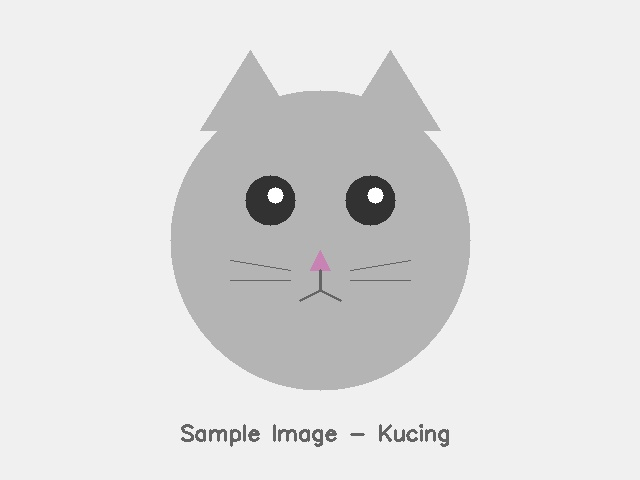
#> input picture Modul01 - Pendahuluan Komputer Vision/praktikum/image/kucing.jpg, 640 x 480 px, found by its file name; its folder holds 5 pictures in this run
$ python 10_deteksi_objek_sliding_window.py
#> lines starting #> are read from the running program, lines starting #| are printed output that depends on the picture
"""
==========================================================================
PERCOBAAN 10: DETEKSI OBJEK SLIDING WINDOW
==========================================================================
Program ini mendemonstrasikan konsep deteksi objek menggunakan teknik
sliding window. Window (jendela) bergeser di seluruh gambar dan pada
setiap posisi dilakukan klasifikasi apakah ada objek atau tidak.

Konsep yang dipelajari:
- Sliding window: jendela bergeser pixel demi pixel
- Image pyramid: multi-scale detection
- Non-Maximum Suppression (NMS) untuk menghilangkan duplikat
- Perbandingan dengan metode modern (region proposal)

Referensi: Szeliski Ch.5, Deep Learning for CV (Rosebrock)
==========================================================================
"""

import cv2
import numpy as np
import os
import matplotlib
import matplotlib.pyplot as plt

SCRIPT_DIR = os.path.dirname(os.path.abspath(__file__))
IMAGE_DIR = os.path.join(SCRIPT_DIR, "image")
OUTPUT_DIR = os.path.join(SCRIPT_DIR, "output")
os.makedirs(OUTPUT_DIR, exist_ok=True)


def load_gambar(nama_file):
    """Memuat gambar dari folder image/."""
#> call 2 of load_gambar, with nama_file = 'kucing.jpg'
#> in load_gambar, img is the input picture: shape (480, 640, 3); mean B, G, R 222.9, 222.9, 223
    path = os.path.join(IMAGE_DIR, nama_file)
    img = cv2.imread(path)
    if img is None:
        print(f"  [ERROR] {nama_file} tidak ditemukan!")
    return img


def sliding_window(img, window_size, step_size):
    """
    Generator yang menghasilkan setiap posisi sliding window.
    Yield: (x, y, window_crop)
    window_size: (width, height) ukuran jendela
    step_size: jumlah pixel geser per langkah
    """
    for y in range(0, img.shape[0] - window_size[1] + 1, step_size):
        for x in range(0, img.shape[1] - window_size[0] + 1, step_size):
            window = img[y:y + window_size[1], x:x + window_size[0]]
            yield (x, y, window)


def image_pyramid(img, scale_factor=0.7, min_size=(64, 64)):
    """
    Membuat image pyramid: versi gambar pada berbagai skala.
    Setiap level lebih kecil dari sebelumnya (downscale).
    Berguna untuk deteksi objek di berbagai ukuran.
    """
    pyramid = [img.copy()]
    current = img.copy()
    while True:
        h, w = current.shape[:2]
        new_w = int(w * scale_factor)
        new_h = int(h * scale_factor)
        if new_w < min_size[0] or new_h < min_size[1]:
            break
        current = cv2.resize(current, (new_w, new_h))
        pyramid.append(current)
    return pyramid


def klasifikasi_sederhana(window):
    """
    Klasifikasi sederhana berdasarkan statistik warna.
    Mengembalikan skor 'objek' dan 'background'.
    Di dunia nyata, ini diganti dengan CNN/SVM classifier.
    """
    hsv = cv2.cvtColor(window, cv2.COLOR_BGR2HSV)
    mean_sat = np.mean(hsv[:, :, 1])
    mean_val = np.mean(hsv[:, :, 2])
    std_val = np.std(window)
    skor = (mean_sat / 255.0) * 0.4 + (std_val / 128.0) * 0.6
    return min(1.0, skor)


def non_maximum_suppression(boxes, scores, threshold=0.3):
    """
    Non-Maximum Suppression: menghilangkan bounding box yang overlap.
    Hanya menyimpan box dengan skor tertinggi di setiap area.
    """
    if len(boxes) == 0:
        return []

    boxes = np.array(boxes, dtype=np.float32)
    scores = np.array(scores)

    x1, y1, x2, y2 = boxes[:, 0], boxes[:, 1], boxes[:, 2], boxes[:, 3]
    areas = (x2 - x1) * (y2 - y1)
    order = scores.argsort()[::-1]

    keep = []
    while len(order) > 0:
        i = order[0]
        keep.append(i)
        xx1 = np.maximum(x1[i], x1[order[1:]])
        yy1 = np.maximum(y1[i], y1[order[1:]])
        xx2 = np.minimum(x2[i], x2[order[1:]])
        yy2 = np.minimum(y2[i], y2[order[1:]])
        inter = np.maximum(0, xx2 - xx1) * np.maximum(0, yy2 - yy1)
        iou = inter / (areas[i] + areas[order[1:]] - inter)
        order = order[1:][iou < threshold]

    return keep


def visualisasi_sliding_window(img, window_size=(64, 64), step=32):
    """
    Menampilkan proses sliding window pada gambar.
    Menggambar kotak merah pada beberapa posisi window.
    """
#> called with window_size = (64, 64), step = 32
    img_vis = img.copy()
    count = 0
    boxes = []
    scores = []

    for (x, y, window) in sliding_window(img, window_size, step):
        skor = klasifikasi_sederhana(window)
        if skor > 0.5:
            boxes.append([x, y, x + window_size[0], y + window_size[1]])
            scores.append(skor)
        count += 1
#> this loop made 54 passes
#> (x, y, mean_sat in klasifikasi_sederhana, mean_val in klasifikasi_sederhana, std_val in klasifikasi_sederhana, skor) on passes 1 to 12: (0, 0, 0, 240, 0, 0), (32, 0, 0, 240, 0, 0), (64, 0, 0, 231.5, 20.79, 0.0975), (96, 0, 0, 221.9, 27.34, 0.128), (128, 0, 0, 220.9, 27.76, 0.13), (160, 0, 0, 221.7, 27.38, 0.128), (192, 0, 0, 231.3, 21, 0.0984), (224, 0, 0, 240, 0, 0), (256, 0, 0, 240, 0, 0), (0, 32, 0, 240, 0, 0), (32, 32, 0, 239.2, 6.6, 0.031), (64, 32, 0, 217.1, 30.55, 0.143)
#> after the loop, boxes = []; count = 54; scores = []

    print(f"  Total windows diperiksa: {count}")
#|   Total windows diperiksa: 54
    print(f"  Deteksi sebelum NMS: {len(boxes)}")
#|   Deteksi sebelum NMS: 0

    # Terapkan NMS
    keep = non_maximum_suppression(boxes, scores, threshold=0.3)
#> keep = []
    print(f"  Deteksi setelah NMS: {len(keep)}")
#|   Deteksi setelah NMS: 0

    # Gambar semua deteksi (merah tipis)
    for box in boxes:
        cv2.rectangle(img_vis, (box[0], box[1]), (box[2], box[3]), (0, 0, 255), 1)
#> this loop made 0 passes

    # Gambar deteksi setelah NMS (hijau tebal)
    img_nms = img.copy()
    for i in keep:
        box = boxes[i]
        cv2.rectangle(img_nms, (box[0], box[1]), (box[2], box[3]), (0, 255, 0), 2)
        cv2.putText(img_nms, f"{scores[i]:.2f}", (box[0], box[1] - 5),
                    cv2.FONT_HERSHEY_SIMPLEX, 0.4, (0, 255, 0), 1)

    fig, (ax1, ax2) = plt.subplots(1, 2, figsize=(14, 6))
    ax1.imshow(cv2.cvtColor(img_vis, cv2.COLOR_BGR2RGB))
    ax1.set_title(f"Semua Deteksi ({len(boxes)})")
    ax1.axis('off')

    ax2.imshow(cv2.cvtColor(img_nms, cv2.COLOR_BGR2RGB))
    ax2.set_title(f"Setelah NMS ({len(keep)})")
    ax2.axis('off')

    plt.suptitle("Sliding Window + Non-Maximum Suppression", fontsize=13)
    plt.tight_layout()
    plt.savefig(os.path.join(OUTPUT_DIR, "10_sliding_window.png"), dpi=150, bbox_inches='tight')
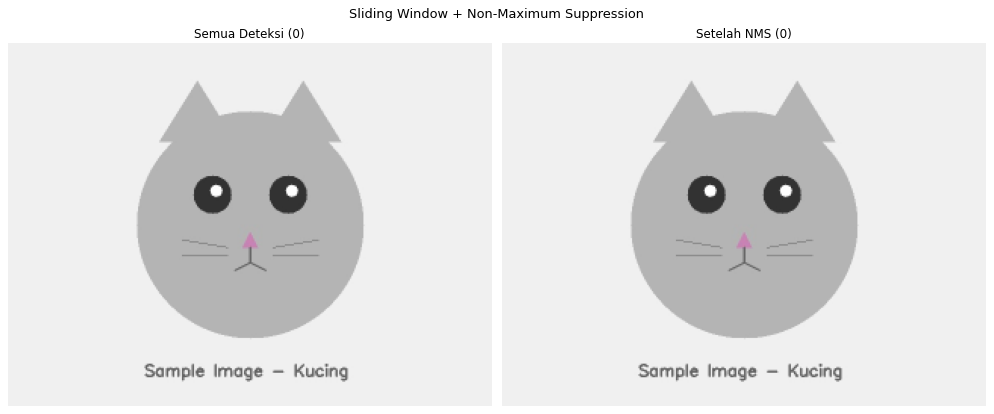
#> figure drawn by matplotlib, 2 panels
    plt.close()
    print("  [SAVED] output/10_sliding_window.png")

    cv2.imwrite(os.path.join(OUTPUT_DIR, "10_deteksi_nms.jpg"), img_nms)
    print("  [SAVED] output/10_deteksi_nms.jpg")
    return img_nms


def visualisasi_pyramid(img):
    """Menampilkan image pyramid pada berbagai skala."""
    pyramid = image_pyramid(img, scale_factor=0.7)
#> the loop in image_pyramid, `while True:` made 4 passes
#> pass 3, in image_pyramid, `current = cv2.resize(current, (new_w, new_h))`:
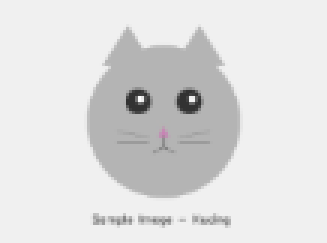
#> current: shape (81, 109, 3) (shown 3 times larger); mean B, G, R 222.9, 222.8, 222.9
#> after the loop in image_pyramid, `while True:`: pyramid = 4 items
#> pyramid = 4 items
    n = min(5, len(pyramid))
#> n = 4
    fig, axes = plt.subplots(1, n, figsize=(3 * n, 4))
    for i in range(n):
        axes[i].imshow(cv2.cvtColor(pyramid[i], cv2.COLOR_BGR2RGB))
        axes[i].set_title(f"Level {i}\n{pyramid[i].shape[1]}x{pyramid[i].shape[0]}", fontsize=9)
        axes[i].axis('off')

    plt.suptitle("Image Pyramid untuk Multi-scale Detection", fontsize=13)
    plt.tight_layout()
    plt.savefig(os.path.join(OUTPUT_DIR, "10_image_pyramid.png"), dpi=150, bbox_inches='tight')
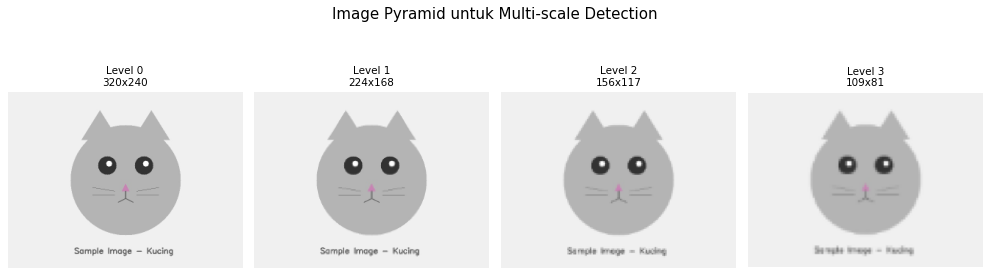
#> figure drawn by matplotlib, 4 panels
    plt.close()
    print("  [SAVED] output/10_image_pyramid.png")


def main():
    """Fungsi utama: deteksi objek sliding window."""
    print("=" * 60)
    print("PERCOBAAN 10: DETEKSI OBJEK SLIDING WINDOW")
    print("=" * 60)

    img = load_gambar("scene_outdoor.jpg")
    if img is None:
        img = load_gambar("kucing.jpg")
    if img is None:
        return
    img = cv2.resize(img, (320, 240))

    print("\n--- 1. Sliding Window Detection ---")
    img_nms = visualisasi_sliding_window(img)

    print("\n--- 2. Image Pyramid ---")
    visualisasi_pyramid(img)

    cv2.imshow("Deteksi Sliding Window", img_nms)
    cv2.waitKey(2000)
    cv2.destroyAllWindows()

    print("\n" + "=" * 60)
    print("RINGKASAN PERCOBAAN 10")
    print("=" * 60)
    print("""
Konsep yang dipelajari:
1. Sliding window memeriksa setiap posisi dalam gambar
2. Image pyramid mendeteksi objek di berbagai skala
3. NMS menghilangkan deteksi duplikat yang overlap
4. Metode ini lambat tapi fundamental untuk understanding
5. Metode modern (YOLO, SSD) lebih efisien

Output: output/10_sliding_window.png, output/10_image_pyramid.png,
        output/10_deteksi_nms.jpg
""")


if __name__ == "__main__":
    main()
